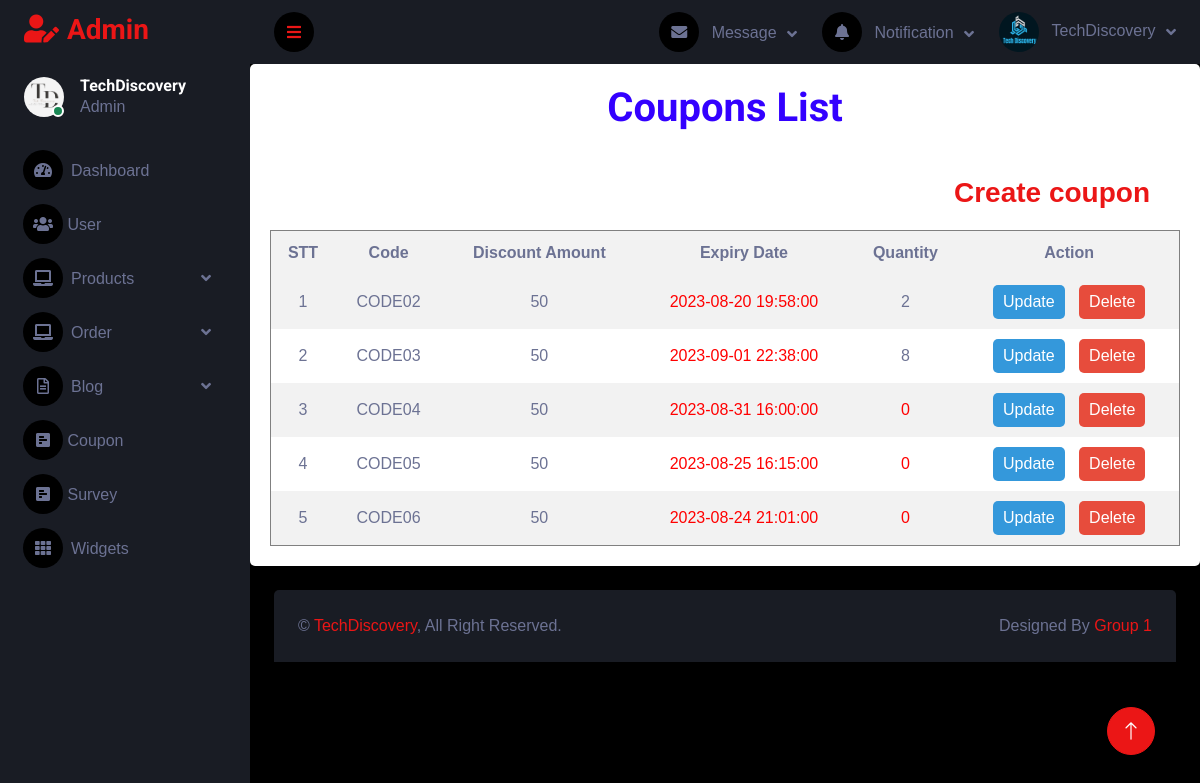
/admin/coupon.php, run on the app's committed database.
### tables this page shows
CREATE TABLE `coupon` (
  `coupon_id` bigint(20) UNSIGNED NOT NULL,
  `code` varchar(50) NOT NULL,
  `amount` double UNSIGNED DEFAULT NULL,
  `expiry_date` datetime DEFAULT NULL,
  `created_at` timestamp NOT NULL DEFAULT current_timestamp(),
  `updated_at` timestamp NOT NULL DEFAULT current_timestamp(),
  `quantity_coupon` int(100) UNSIGNED DEFAULT NULL
);

### admin/database.php (called while the page is built, shortened)
<?php
class Database
{
    public $host = DB_HOST;
    public $user = DB_USER;
    public $pass = DB_PASS;
    public $dbname = DB_NAME;
    public $link;
    private function connectDB()
    {
        try {
            $this->link = new mysqli($this->host, $this->user, $this->pass, $this->dbname);
        } catch (Exception $e) {
            echo "Error: " . $e->getMessage();
        }
    }
    public function select($query)
    {
        try {
            $result = $this->link->query($query);
            if ($result->num_rows > 0) {
                return $result;
            } else {
                return false;
            }
        } catch (Exception $e) {
            echo "Error: " . $e->getMessage();
        }
    }
}
?>

### admin/class/coupon_class.php (called while the page is built, shortened)
<?php
    include 'database.php';
class coupon {
    private $db;
    public function __construct() {
        $this->db = new Database();
    }
    public function show_coupon() {
        $query = "SELECT coupon_id, code, amount, expiry_date, created_at, quantity_coupon FROM coupon ORDER BY coupon_id ASC";
        $result = $this->db->select($query);
        return $result;
    }
}
?>

### admin/coupon.php (the view, shortened to what this page needs)
<?php
include "header.php";
include "sidebar.php";
include "navbar.php";
include "class/coupon_class.php"
?>
<?php
$coupon = new coupon();
    $coupons = $coupon->show_coupon();
?>
<link rel="stylesheet" type="text/css" href="styles.css">
<div class="container">
    <h1>Coupons List</h1><br>
    <h3><a href="coupon_create.php">Create coupon</a></h3>
    <table class="coupon-table" border="1">
        <tr>
            <th>STT</th>
            <th>Code</th>
            <th>Discount Amount</th>
            <th>Expiry Date</th>
            <th>Quantity</th>
            <th>Action</th>
        </tr>
        <?php  $stt = 1; foreach ($coupons as $row) : ?>
            <?php
                $expiry_date = $row['expiry_date'];
                $expiry_datetime = DateTime::createFromFormat('Y-m-d H:i:s', $expiry_date, new DateTimeZone('Asia/Ho_Chi_Minh'));
                $current_datetime = new DateTime('now', new DateTimeZone('Asia/Ho_Chi_Minh'));
if ($expiry_datetime < $current_datetime) {
    $expired_class = 'expired';
} else {
    $expired_class = '';
}
                $quantity_coupon = $row['quantity_coupon'];
                $out_of_stock_class = ($quantity_coupon <= 0) ? 'out-of-stock' : '';
            ?>
            <tr>
                <td><?php echo $stt++; ?></td>
                <td><?php echo $row['code']; ?></td>
                <td><?php echo $row['amount']; ?></td>
                <td class="<?php echo $expired_class; ?>"><?php echo $row['expiry_date']; ?></td>
                <td class="<?php echo $out_of_stock_class; ?>"><?php echo $quantity_coupon; ?></td>
                <td>
                <a class="btn-update" href="coupon_update.php?coupon_id=<?php echo $row['coupon_id']; ?>">Update</a>
                    <a class="btn-delete" href="coupon.php?action=delete&coupon_id=<?php echo $row['coupon_id']; ?>" onclick="return confirm('Are you sure you want to delete this coupon?')">Delete</a>
                </td>
            </tr>
        <?php endforeach; ?>
    </table>
</div>
<?php
    include "footer.php";
?>

### admin/css/style.css (style rules this page uses)
:root { --primary: #EB1616; --secondary: #191C24; --light: #6C7293; --dark: #000000; }

### styles.css (style rules this page uses)
* { margin: 0; padding: 0; box-sizing: border-box; font-family: 'Poppins',sans-serif; }

### admin/coupon.php (style rules this page uses)
.container { max-width: 1260px; margin: 0 auto; padding: 20px; background-color: #fff; border-radius: 5px; box-shadow: 0 0 10px rgba(0, 0, 0, 0.1); }
h1 { text-align: center; margin-bottom: 20px; color: #3300FF; }
h3 { text-align: right; margin-right: 30px; }
table.coupon-table { width: 100%; border-collapse: collapse; margin-top: 20px; }
th, td { padding: 10px; text-align: center; }
th { background-color: #f2f2f2; }
tr:nth-child(even) { background-color: #f2f2f2; }
.expired { color: red; }
.out-of-stock { color: red; }
.btn-update, .btn-delete { display: inline-block; padding: 5px 10px; text-decoration: none; border-radius: 5px; cursor: pointer; }
.btn-update { background-color: #3498db; color: white; }
.btn-delete { background-color: #e74c3c; color: white; margin-left: 10px; }

### data on the page
coupon: code "CODE02", amount "50", expiry_date "2023-08-20 19:58:00", quantity_coupon "2"
coupon: code "CODE03", amount "50", expiry_date "2023-09-01 22:38:00", quantity_coupon "8"
coupon: code "CODE04", amount "50", expiry_date "2023-08-31 16:00:00", quantity_coupon "0"
coupon: code "CODE05", amount "50", expiry_date "2023-08-25 16:15:00", quantity_coupon "0"
coupon: code "CODE06", amount "50", expiry_date "2023-08-24 21:01:00", quantity_coupon "0"
